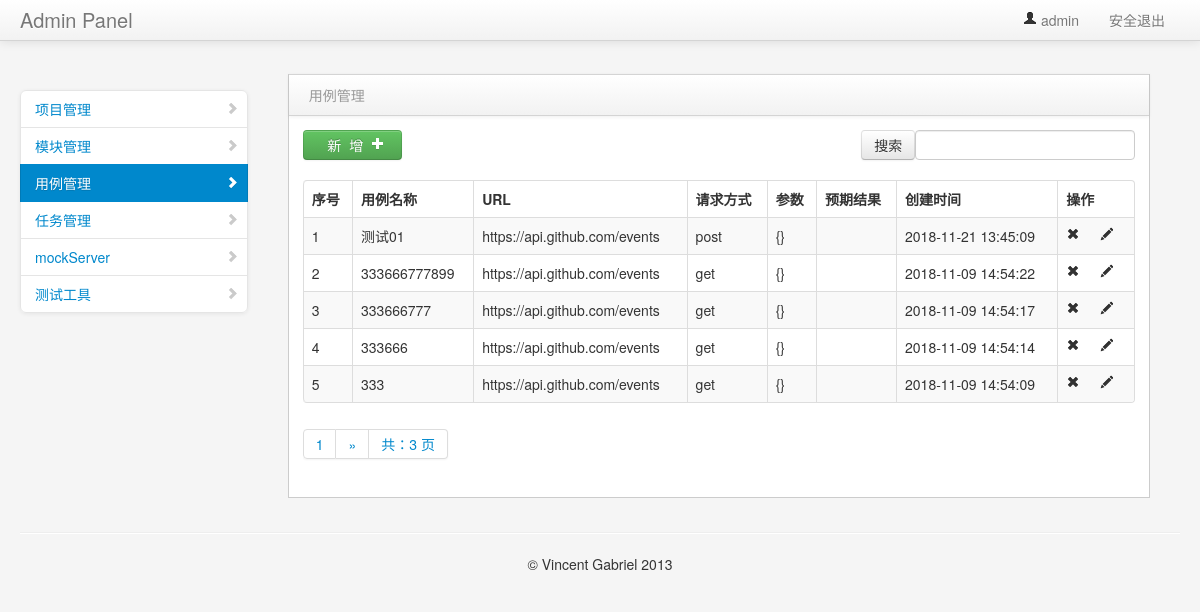
/interface/case_manage/ (signed in), run on an earlier commit of the app's database.
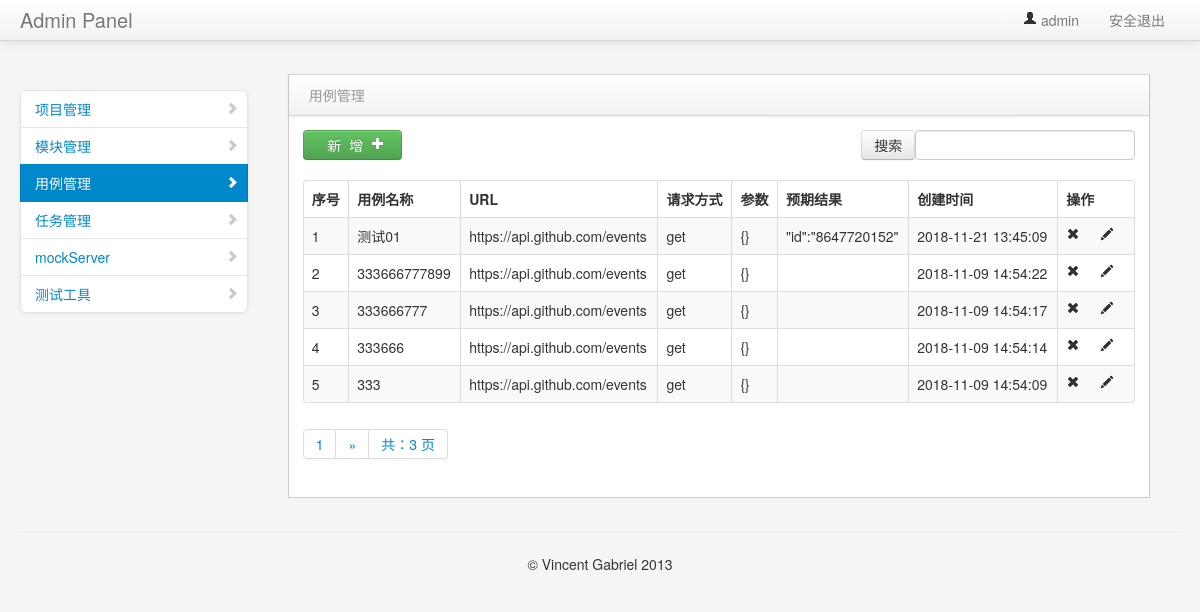
And on a later commit of the database.
### interface_app/models.py (models this page shows, shortened)
class TestCase(models.Model):
    module = models.ForeignKey(Model, on_delete=models.CASCADE)
    name = models.CharField("名称",max_length=50,default="")
    url = models.CharField("URL",max_length=50,default="")
    req_methed = models.CharField("方法", max_length=50,default="")
    req_type = models.CharField("参数类型", max_length=50,default="")
    req_header = models.TextField("HEADER",default="")
    req_para = models.TextField("参数",default="")
    response_assert = models.TextField("验证",default="")
    creator = models.TextField("创建人",default="")
    create_time = models.DateTimeField("创建时间", auto_now=True)

### interface_app/views/testcase_view.py (the view)
# urls.py: path("case_manage/", testcase_view.case_manage),
@login_required
def case_manage(request):
    if request.method == "GET":
        task_list = TestCase.objects.all().order_by("-create_time")
        contacts = page(request,task_list)
        return render(request,"case_manage.html",{"type":"list","contacts": contacts})
    else:
        return "404"

### common/page_help.py (called while the page is built)
def page(request,obj,count=5):
    paginator = Paginator(obj, count)
    page = request.GET.get("page")
    try:
        contacts = paginator.get_page(page)
    except EmptyPage:
        contacts = paginator.page(1)
    except PageNotAnInteger:
        contacts = paginator.page(paginator.num_pages)
    return contacts

### templates/case_manage.html (shortened to what the changed rows need)
{% extends "common/nav.html" %}
{% block context %}
<div class="span9" id="content">
    <div class="row-fluid">
{% if type == 'list'%}
     <div class="block">
        <div class="block-content collapse in">
            <div class="span12">
                <table cellpadding="0" cellspacing="0" border="0" class="table table-striped table-bordered" id="example2">
                    <thead>
                        <tr>
                            <th>序号</th>
                            <th>用例名称</th>
                            <th>URL</th>
                            <th>请求方式</th>
                            <th>参数</th>
                            <th>预期结果</th>
                            <th>创建时间</th>
                            <th>操作</th>
                        </tr>
                    </thead>
                    <tbody>
                    {% for data in contacts %}
                        <tr class="gradeU">
                            <td>{{forloop.counter }}</td>
                            <td class="center">{{data.name}}</td>
                            <td>{{data.url}}</td>
                            <td>{{data.req_methed}}</td>
                            <td>{{data.req_para}}</td>
                            <td>{{data.response_assert}}</td>
                            <td class="center">{{ data.create_time | date:"Y-m-d H:i:s" }}</td>
                            <td class="center" style="width: 60px;">
                                <a onclick="del_id('{{ data.id }}')"><i class="icon-remove"></i></a>
                                <a href="/interface/edit_case/{{data.id}}"><i class="icon-pencil"></i></a>
                            </td>
                        </tr>
                    {% endfor %}
                    </tbody>
                </table>
            </div>
        </div>
     </div>
    </div>
</div>
 {% endif %}
{% endblock context %}

What changed in the data, as far as the page shows it:
changed TestCase "测试01": req_methed "post" → "get"; response_assert (not shown) → "\"id\":\"8647720152\""
